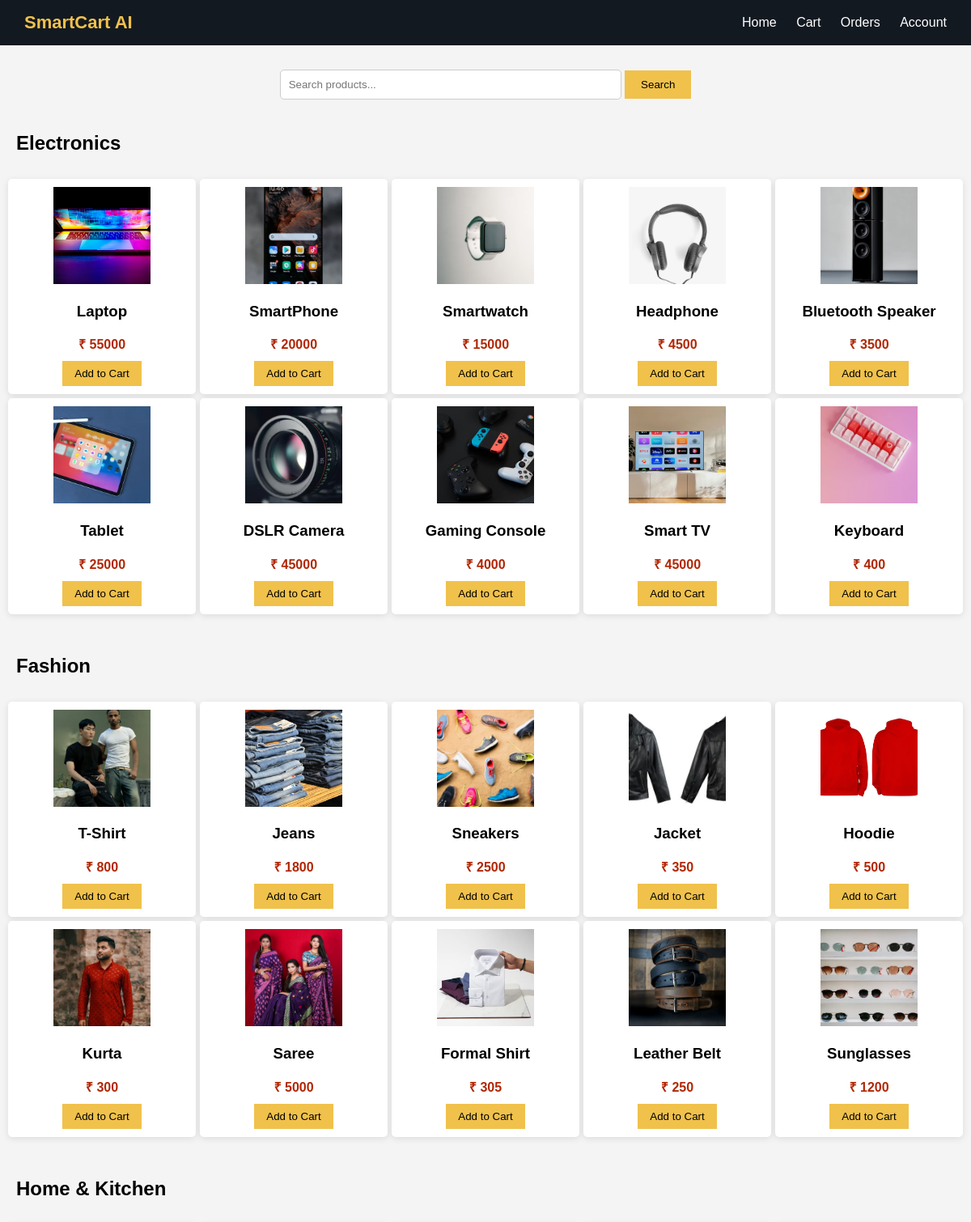
The page / (upper part) on the database its author committed.
### tables this page shows
CREATE TABLE products (
        id INTEGER PRIMARY KEY AUTOINCREMENT,
        name TEXT,
        price INTEGER,
        image TEXT,
        category TEXT
    );

### app.py (the view, shortened to what this page needs)
@app.route("/")
def home():
    conn = sqlite3.connect("database.db")
    conn.row_factory = sqlite3.Row
    cur = conn.cursor()
    cur.execute("SELECT * FROM products")
    products = cur.fetchall()
    category_products = {}
    for p in products:
        category = p["category"]
        if category not in category_products:
            category_products[category] = []
        category_products[category].append(p)
    recommended_products = []
    return render_template(
        "home.html",
        category_products=category_products,
        recommended_products=recommended_products
    )

### TEMPLATES/home.html (shortened to what this page needs)
<!DOCTYPE html>
<html>
<head>
</head>
<body>
<div class="navbar">
<div class="logo">SmartCart AI</div>
<div class="nav-links">
<a href="/">Home</a>
<a href="/cart">Cart</a>
<a href="/orders">Orders</a>
{% if session.get("user_id") %}
<a href="/dashboard">Profile</a>
<a href="/logout">Logout</a>
{% else %}
<a href="/login">Account</a>
{% endif %}
</div>
</div>
<div class="search-box">
<form action="/search" method="GET">
<input type="text" name="search" placeholder="Search products...">
<button type="submit">Search</button>
</form>
</div>
{% for category, items in category_products.items() %}
<h2 class="section-title">{{ category }}</h2>
<div class="products">
{% for product in items %}
<div class="card">
<img src="{{ url_for('static', filename=product['image']) }}">
<h3>{{ product['name'] }}</h3>
<div class="price">₹ {{ product['price'] }}</div>
<a href="/add_to_cart/{{ product['id'] }}">
<button class="btn">Add to Cart</button>
</a>
</div>
{% endfor %}
</div>
{% endfor %}
</body>
</html>

### TEMPLATES/home.html (style rules this page uses)
body { font-family:Arial; margin:0; background:#f4f4f4; }
.navbar { background:#131921; color:white; padding:15px 30px; display:flex; justify-content:space-between; align-items:center; }
.logo { font-size:22px; font-weight:bold; color:#f0c14b; }
.nav-links a { color:white; margin-left:20px; text-decoration:none; }
.search-box { text-align:center; margin:30px; }
.search-box input { width:400px; padding:10px; border:1px solid #ccc; border-radius:5px; }
.search-box button { padding:10px 20px; background:#f0c14b; border:none; cursor:pointer; }
.products { display:grid; grid-template-columns:repeat(5,1fr); gap:5px; padding:10px; }
.card { background:white; border-radius:5px; padding:10px; text-align:center; box-shadow:0 2px 8px rgba(0,0,0,0.1); }
.card img { width:120px; height:120px; object-fit:cover; }
.price { color:#b12704; font-weight:bold; }
.btn { background:#f0c14b; border:none; padding:8px 15px; cursor:pointer; margin-top:10px; }
.section-title { margin-left:20px; margin-top:40px; }

### rows shown on the page
products: category "Electronics", image (picture), name "Laptop", price "55000"
products: image (picture), name "SmartPhone", price "20000"
products: image (picture), name "Smartwatch", price "15000"
products: image (picture), name "Headphone", price "4500"
products: image (picture), name "Bluetooth Speaker", price "3500"
products: image (picture), name "Tablet", price "25000"
products: image (picture), name "DSLR Camera", price "45000"
products: image (picture), name "Gaming Console", price "4000"
products: image (picture), name "Smart TV", price "45000"
products: image (picture), name "Keyboard", price "400"
products: category "Fashion", image (picture), name "T-Shirt", price "800"
products: image (picture), name "Jeans", price "1800"
products: image (picture), name "Sneakers", price "2500"
products: image (picture), name "Jacket", price "350"
products: image (picture), name "Hoodie", price "500"
products: image (picture), name "Kurta", price "300"
products: image (picture), name "Saree", price "5000"
products: image (picture), name "Formal Shirt", price "305"
products: image (picture), name "Leather Belt", price "250"
products: image (picture), name "Sunglasses", price "1200"
products: category "Home & Kitchen"
